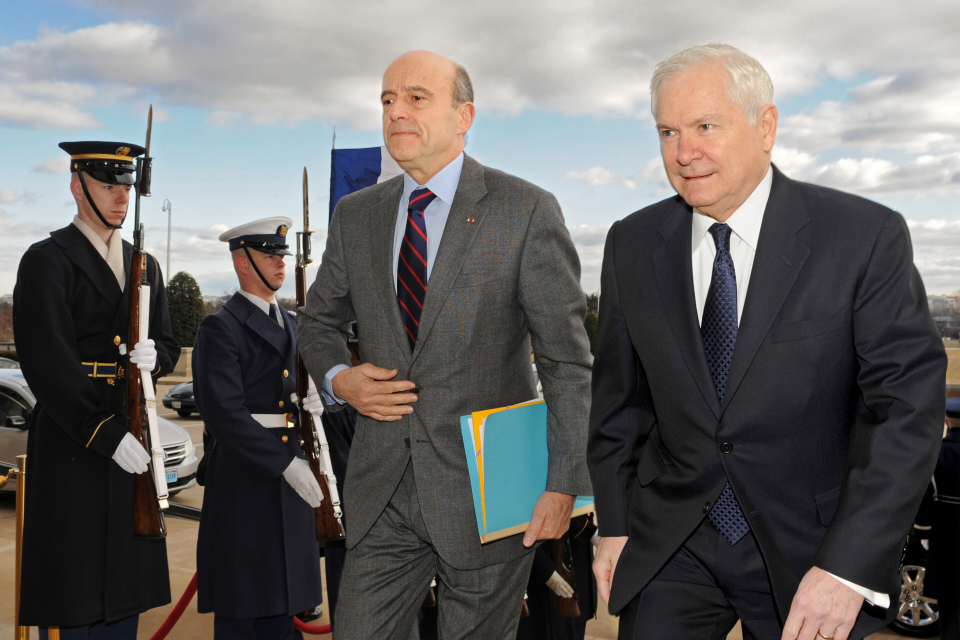
#> input picture video/externe/corps/juppe.jpg, 3840 x 2560 px (shown at 1/4 size)
$ python decoupe_corps.py
#> lines starting #> are read from the running program, lines starting #| are printed output that depends on the picture
### video/outils/decoupe_portraits.py
# /// script
# requires-python = ">=3.11,<3.13"
# dependencies = ["rembg[cpu]>=2.0", "opencv-python-headless", "numpy", "pillow"]
# ///
"""Portraits façon « coupure de journal » (à la Karambolage) pour l'accroche.

Détoure chaque photo de externe/portraits/<nom>.jpg, la passe en trame de journal,
la pose sur un morceau de papier découpé aux ciseaux et écrit <nom>_decoupe.png.
Les PNG produits sont versionnés : le rendu Manim n'a pas besoin de ce script.

Lancement (depuis video/) : uv run --script outils/decoupe_portraits.py
"""
from pathlib import Path

import cv2
import numpy as np
from PIL import Image
from rembg import remove

DOSSIER = Path(__file__).resolve().parents[1] / "externe" / "portraits"
# Hauteur (fraction de la hauteur du détourage, depuis le haut de la tête) où passent les ciseaux,
# et pente de la coupe (en fraction de la largeur).
COUPE = {
    "fillon": (0.80, 0.04), "juppe": (0.82, -0.05), "sarkozy": (0.80, 0.05),
    "macron": (0.78, -0.04), "lepen": (0.80, 0.05),
}
HAUTEUR = 900  # hauteur de travail, en pixels
ENCRE = np.array([34, 30, 28], dtype=float)
PAPIER = np.array([240, 234, 220], dtype=float)
MARGE = 14  # largeur du bord de papier autour du détourage, en pixels
PAS_TRAME = 18  # pas de la trame, en pixels : environ 3,5 pixels à l’écran pour une tête de 1,1 unité en 1080p
PART_TRAME = 0.8  # part de la trame face au gris continu : plus elle est forte, plus les points se voient


def detourage(image):
    alpha = np.array(remove(image))[:, :, 3]
    masque = (alpha > 128).astype(np.uint8)
    _, etiquettes, stats, _ = cv2.connectedComponentsWithStats(masque)
    plus_grande = 1 + np.argmax(stats[1:, cv2.CC_STAT_AREA])
    masque = (etiquettes == plus_grande).astype(np.uint8)
    return cv2.morphologyEx(masque, cv2.MORPH_CLOSE, np.ones((15, 15), np.uint8))


# [64 lines left out: functions coupe_ciseaux, trame, contour_ciseaux, decoupe, not called in this run]


# [4 lines that do not run on import are left out]

### video/outils/decoupe_corps.py
# /// script
# requires-python = ">=3.11,<3.13"
# dependencies = ["rembg[cpu]>=2.0", "opencv-python-headless", "numpy", "pillow"]
# ///
"""Corps en photomontage pour l'accroche : costumes découpés aux ciseaux, sans la tête (à la Karambolage).

Pour chaque corps : recadre la photo source de externe/corps/ sur la personne, détoure, retire la tête au ras du col
(la coupure de journal de externe/portraits/ viendra s'y poser), pose le corps sur le même papier que les têtes
et écrit <nom>_decoupe.png. Le point d'accroche du cou (en fraction de l'image produite) va dans cous.json.
Les PNG produits sont versionnés : le rendu Manim n'a pas besoin de ce script.

Lancement (depuis video/) : uv run --script outils/decoupe_corps.py
"""
import json
import sys
from pathlib import Path

import cv2
import numpy as np
from PIL import Image, ImageEnhance

sys.path.insert(0, str(Path(__file__).resolve().parent))
from decoupe_portraits import MARGE, PAPIER, contour_ciseaux, detourage  # noqa: E402

DOSSIER = Path(__file__).resolve().parents[1] / "externe" / "corps"
HAUTEUR = 1400  # hauteur de travail du recadrage, en pixels
# Photo source, puis tout en fraction de cette photo : recadrage (gauche, haut, droite, bas), le cou (x du milieu,
# y du col, demi-largeur de la tête à retirer), et les zones à gommer (gauche, haut, droite, bas) : voisins, mobilier.
# Fillon n'a pas de photo libre en pied et seul : son corps est celui d'un militant en costume, debout à côté
# de Sarkozy sur la même photo (on ne garde pas sa tête, il n'est donc pas reconnaissable).
REGLAGES = {
    "juppe": ("juppe.jpg", (0.30, 0.07, 0.63, 1.0), (0.44, 0.265, 0.07), [(0.60, 0.55, 1.0, 1.0)]),
    "sarkozy": ("sarkozy.jpg", (0.22, 0.10, 0.62, 0.97), (0.45, 0.325, 0.075),
                [(0.0, 0.36, 0.265, 1.0), (0.0, 0.55, 0.285, 1.0), (0.54, 0.80, 1.0, 1.0)]),
    "fillon": ("sarkozy.jpg", (0.57, 0.08, 0.80, 0.97), (0.70, 0.295, 0.055), [(0.0, 0.30, 0.597, 0.62), (0.0, 0.62, 0.624, 1.0)]),
}


def decoupe(nom, rng):
#> called with nom = 'juppe'
    source, (g, h, d, b), (xc, yc, dl), gommes = REGLAGES[nom]
    photo = Image.open(DOSSIER / source).convert("RGB")
#> photo is the input picture: PIL image 3840x2560 RGB; mean R, G, B 105.5, 103.3, 102
    W, H = photo.size
#> W = 3840; H = 2560
    image = photo.crop((round(g * W), round(h * H), round(d * W), round(b * H)))
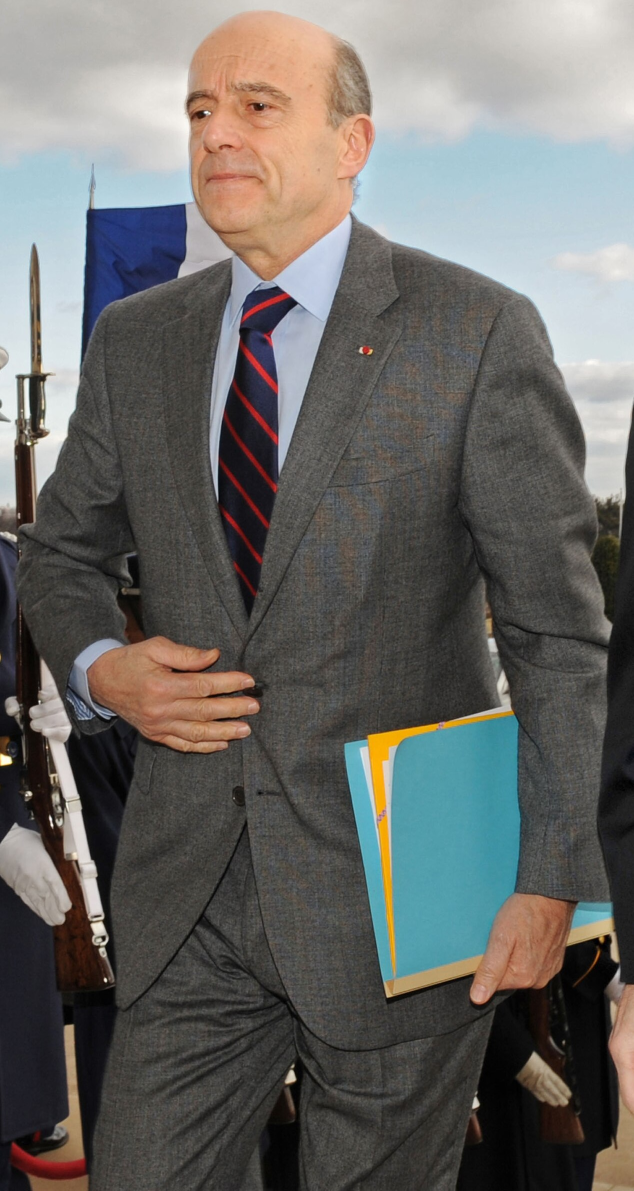
#> image: PIL image 1267x2381 RGB (shown at 1/2 size); mean R, G, B 105.4, 104.2, 101.2
    echelle = HAUTEUR / image.height
#> echelle = 0.588
    image = image.resize((round(image.width * echelle), HAUTEUR), Image.Resampling.LANCZOS)
#> image: PIL image 745x1400 RGB
    # Couleurs un peu poussées, comme une photo de magazine découpée
    image = ImageEnhance.Contrast(ImageEnhance.Color(image).enhance(1.15)).enhance(1.08)

    masque = detourage(image)
    # La tête : tout ce qui dépasse le col autour du cou, le long d'un coup de ciseaux légèrement penché
    x_cou, y_cou = (xc - g) * W * echelle, (yc - h) * H * echelle
    demi = dl * W * echelle
    xs = np.arange(masque.shape[1])
    col = y_cou + 0.08 * (xs - x_cou) + rng.normal(0, 1.5, xs.size).cumsum() * 0.05
    tete = (np.abs(xs - x_cou) < demi)[None, :] & (np.arange(masque.shape[0])[:, None] < col[None, :])
    masque = masque * ~tete
    for zg, zh, zd, zb in gommes:
        x0, x1 = (max(zg, g) - g) * W * echelle, (min(zd, d) - g) * W * echelle
        y0, y1 = (max(zh, h) - h) * H * echelle, (min(zb, b) - h) * H * echelle
        masque[round(y0):round(y1), round(x0):round(x1)] = 0
    # Ne garder que le candidat (le plus grand morceau), débarrassé des voisins que le détourage aurait pris
    _, etiquettes, stats, _ = cv2.connectedComponentsWithStats(masque.astype(np.uint8))
    masque = (etiquettes == 1 + np.argmax(stats[1:, cv2.CC_STAT_AREA])).astype(np.uint8)

    pad = MARGE * 3
    masque = np.pad(masque, pad)
    rgb = np.pad(np.asarray(image, dtype=float), ((pad, pad), (pad, pad), (0, 0)))
    papier = contour_ciseaux(masque, rng)
    grain = rng.normal(0, 0.025, papier.shape)
    fond = PAPIER[None, None, :] * (1 + grain[:, :, None])
    couleur = np.where(masque[:, :, None] > 0, rgb, fond)

    ombre = cv2.GaussianBlur(np.roll(papier.astype(float), (6, 5), axis=(0, 1)), (0, 0), 5) * 0.35
    alpha = np.maximum(papier, ombre)
    couleur = np.where(papier[:, :, None] > 0, couleur, 0)
    rgba = np.dstack([np.clip(couleur, 0, 255), alpha * 255]).astype(np.uint8)

    ys, xs_ = np.where(alpha > 0.01)
    y0, x0 = ys.min(), xs_.min()
    rgba = rgba[y0:ys.max() + 1, x0:xs_.max() + 1]
    Image.fromarray(rgba, "RGBA").save(DOSSIER / f"{nom}_decoupe.png", optimize=True)
    cou = ((x_cou + pad - x0) / rgba.shape[1], (y_cou + pad - y0) / rgba.shape[0])
    print(f"{nom}_decoupe.png : {rgba.shape[1]}×{rgba.shape[0]}, cou en {cou[0]:.3f}, {cou[1]:.3f}")
    return cou


if __name__ == "__main__":
    rng = np.random.default_rng(2016)
#> (the run stopped early here; a loop or call above may not have finished)

$ run again, with video/externe/corps/sarkozy_decoupe.png saved as video/externe/corps/juppe.jpg
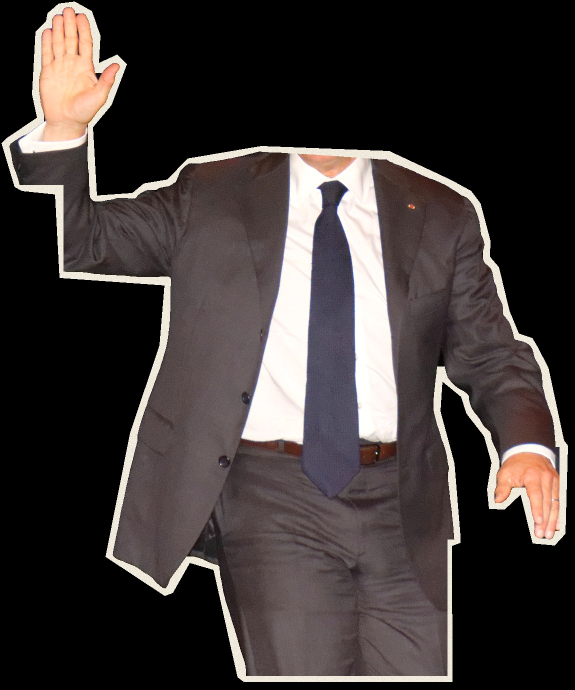
#> input picture video/externe/corps/sarkozy_decoupe.png, 1150 x 1379 px (shown at 1/2 size)
#> in decoupe, photo is the input picture: PIL image 1150x1379 RGB; mean R, G, B 62.1, 55.4, 54.3
#> in decoupe, `image = photo.crop((round(g * W), round(h * H), round(d * W), round(b ..`:
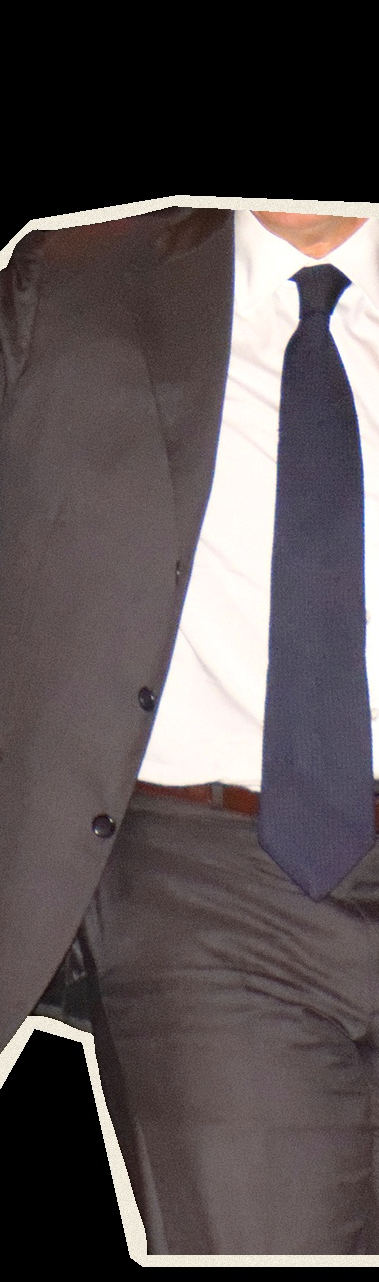
#> image: PIL image 379x1282 RGB; mean R, G, B 90.2, 82, 83.2
